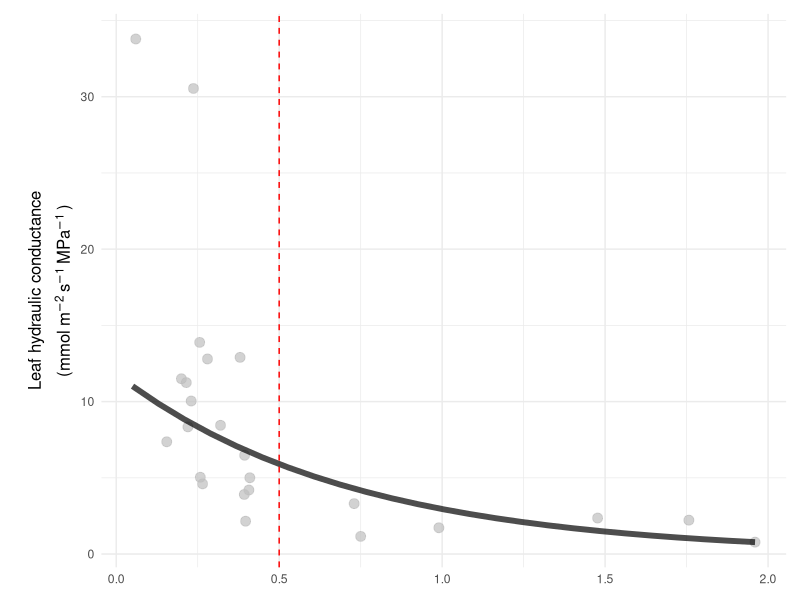
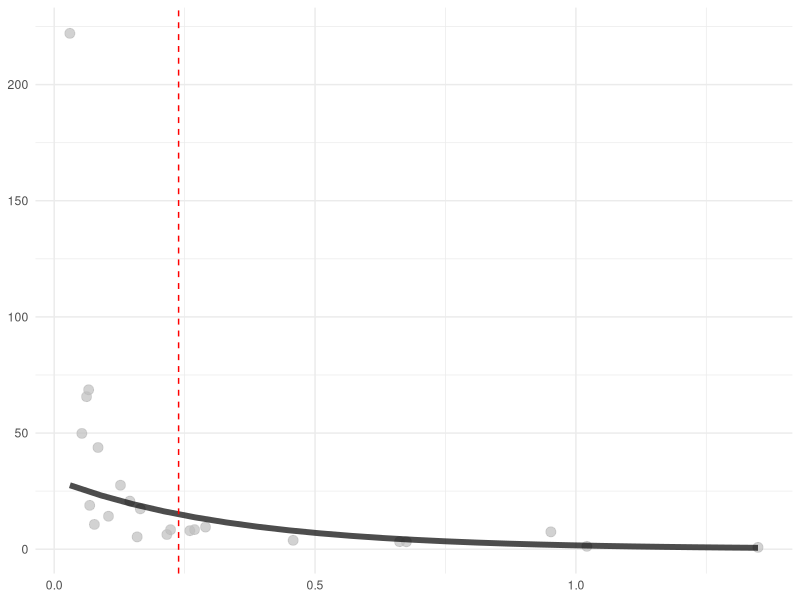
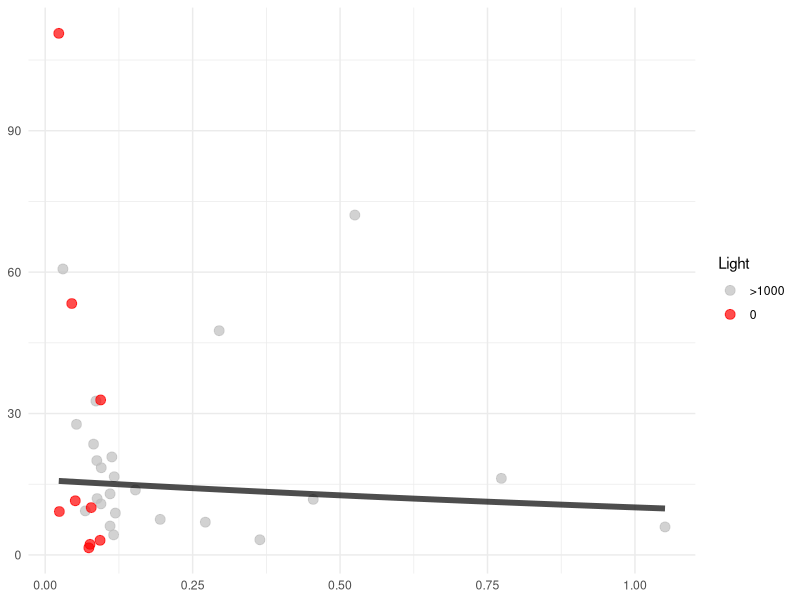
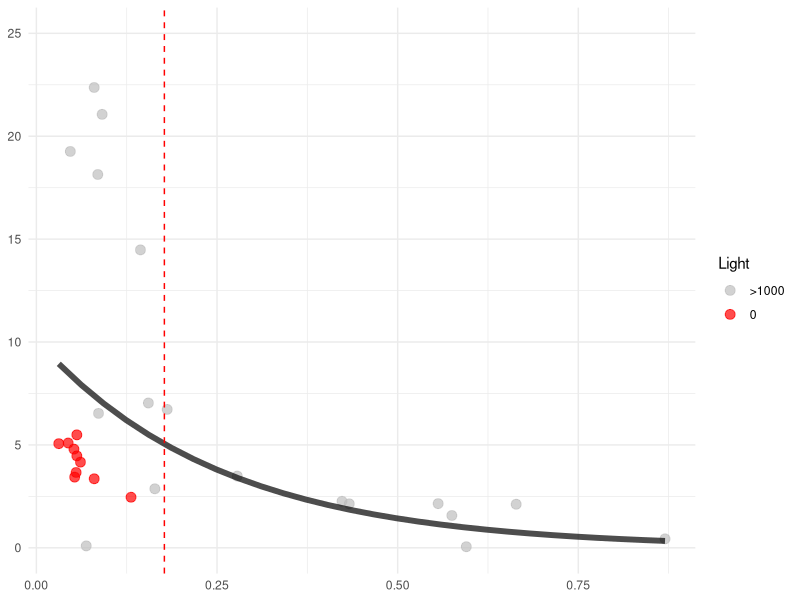
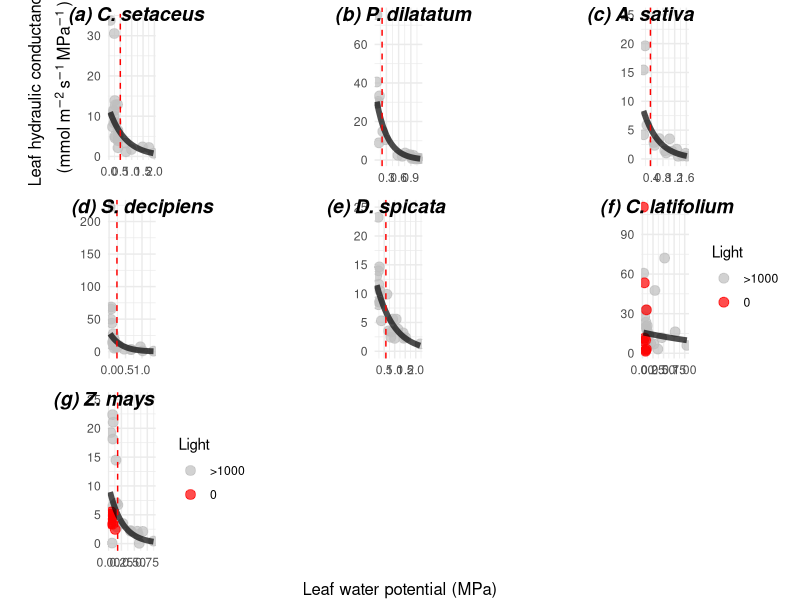
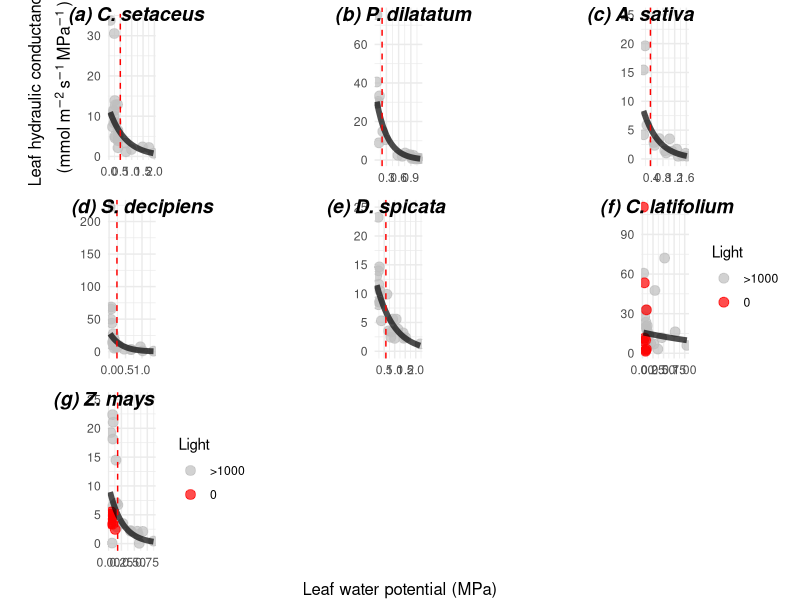

Recreate these plots in R, in order. (Note: this script raises an error after producing the figures.)
## ---- chunk 1
library(readxl)
library(ggplot2)
library(tidyr)
library(dplyr)
library(lme4)
library(ggpubr)
## ---- chunk 2

CESE_Kleaf <-  read_excel("data/Kleaf_Karli_Marion_CESE.xlsx", sheet = "CESE")

## ---- chunk 3
dim(CESE_Kleaf)
#[1] 29 31
 CESE_Kleaf_clean <- CESE_Kleaf %>% 
  filter(Specie == "CESE")
dim(CESE_Kleaf_clean)
#[1] 28 31
CESE_Kleaf_clean2 <- CESE_Kleaf_clean %>% 
  filter(Notes != "cv too high")
dim(CESE_Kleaf_clean2)
#[1]  25 31
## ---- chunk 4
#log model: y = a+b * log(x)
#a expected value when x is 1 

logmodel <- lm(CESE_Kleaf_clean2$`Kleaf Tcorr (mmol m-2 s-1 MPa-1)` ~ log(CESE_Kleaf_clean2$`Lowest Psileaf (Mpa)`))
summary(logmodel)
#look at the estimates

# fitted model : y = -2.455 - 11.964 * ln(x)
#but: Multiple R-squared:  0.5678 but is not a strong model
# p-value: 2.131e-05 and model is significant

#expo model
expomodel <- lm(CESE_Kleaf_clean2$`Kleaf Tcorr (mmol m-2 s-1 MPa-1)` ~ exp(CESE_Kleaf_clean2$`Lowest Psileaf (Mpa)`))
summary(expomodel)

#other log model like article
logmodel_adjusted <- nls(`Kleaf Tcorr (mmol m-2 s-1 MPa-1)` ~ a / (1 + b * log(`Lowest Psileaf (Mpa)`)),
                          data = CESE_Kleaf_clean2,
                          start = list(a = 1, b = 1))
summary(logmodel_adjusted)
# Estimate Std. Error t value Pr(>|t|)    
#a  0.03600    0.39717   0.091    0.929    
#b  1.03063

#E(y)=αeβx+θ
#help from https://rpubs.com/mengxu/exponential-model
#constant thetha = 0 because data as x increases is 0~, thetha is the stabilizing trend over as x increases.

#Prepare fitting a nonlinear model
# Estimate the rest parameters using a linear model
model.0 <- lm(log(`Kleaf Tcorr (mmol m-2 s-1 MPa-1)`) ~ `Lowest Psileaf (Mpa)`, data=CESE_Kleaf_clean2)  
summary(model.0)
alpha.0.CESE <- exp(coef(model.0)[1])
beta.0.CESE <- coef(model.0)[2]

list(alpha = alpha.0.CESE, beta = beta.0.CESE)

x_seq.CESE <- seq(min(CESE_Kleaf_clean2$`Lowest Psileaf (Mpa)`), max(CESE_Kleaf_clean2$`Lowest Psileaf (Mpa)`), length.out = length(CESE_Kleaf_clean2$`Lowest Psileaf (Mpa)`))
y_model <-  11.80257 * exp( -1.38641  * x_seq.CESE )

# Calculate Ψleaf at 50% loss of Kleaf
Psi_leaf_50.cese <- log(0.5) / beta.0.CESE[[1]]
Psi_leaf_50.cese
## ---- chunk 5
# Create a sequence of x values for the regression line from excel
x_seq.CESE <- seq(min(CESE_Kleaf_clean2$`Lowest Psileaf (Mpa)`), max(CESE_Kleaf_clean2$`Lowest Psileaf (Mpa)`), length.out = length(CESE_Kleaf_clean2$`Lowest Psileaf (Mpa)`))
y_seq <- -7.93 * log(x_seq.CESE) + 0.4043

# Create a sequence of x values for the regression line from what i found in R
y_log <- - 11.964 * log(x_seq.CESE) -2.455

#other model 
#a / (1 + b * log(`Lowest Psileaf (Mpa)`))
y_log2 <- 0.03600/ 1+ 1.03063 * log(x_seq.CESE)

#other model
y_model <-  11.80257 * exp( -1.38641  * x_seq.CESE)



CESE_Kleaf_clean2$Individual <- as.factor(CESE_Kleaf_clean2$Individual)

CESE.plot <- CESE_Kleaf_clean2 %>%
  ggplot()+
  aes(x=`Lowest Psileaf (Mpa)`, y=`Kleaf Tcorr (mmol m-2 s-1 MPa-1)`, color=Individual)+
  geom_point(color ='gray', size= 3, alpha = 0.7)+
  labs(
    x = "Leaf water potential (MPa)",
     y = bquote(atop("Leaf hydraulic conductance","(mmol"~m^{-2}~s^{-1}~ MPa^{-1}~")"))
  )+
  theme_minimal()+
  theme(axis.title.x = element_blank(), axis.title.y = element_text(size =12))+
#geom_line(aes(x = x_seq, y = y_seq), color = "green") +
 #geom_line(aes(x = x_seq, y = y_log), color = "red")+
#  geom_line(aes(x = x_seq, y = y_log2), color = "black") +#pas du tout!
geom_line(aes(x = x_seq.CESE, y = y_model), color = 'black', size=2, alpha=0.7)+
  theme(
    plot.margin = margin(t = 10, r = 10, b = 10, l = 20)  # adjust margins
  )+
  geom_vline(xintercept = Psi_leaf_50.cese, linetype = "dashed", color = 'red')
  
CESE.plot
## ---- chunk 6

PADI_Kleaf <-  read_excel("data/Kleaf_Karli_Marion_CESE.xlsx", sheet = "PADI")

## ---- chunk 7
dim(PADI_Kleaf)
#[1] 22 31
 PADI_Kleaf_clean <- PADI_Kleaf %>% 
  filter(Specie == "PADI") %>%
   drop_na(`Psileaf_fin (Mpa)`)
dim(PADI_Kleaf_clean)
#[1] 23 31



## ---- chunk 8
#E(y)=αeβx+θ
#help from https://rpubs.com/mengxu/exponential-model
#constant thetha = 0 because data as x increases is 0~, thetha is the stabilizing trend over as x increases.

#Prepare fitting a nonlinear model
# Estimate the rest parameters using a linear model
model.0.padi<- lm(log(`Kleaf Tcorr (mmol m-2 s-1 MPa-1)`) ~ `Lowest Psileaf (Mpa)`, data=PADI_Kleaf_clean)  
summary(model.0.padi)
alpha.0.padi <- exp(coef(model.0.padi)[1])
beta.0.padi <- coef(model.0.padi)[2]

list(alpha = alpha.0.padi, beta = beta.0.padi)

# Create a sequence of x values for the regression line from excel
x_seq.padi <- seq(min(PADI_Kleaf_clean$`Lowest Psileaf (Mpa)`), max(PADI_Kleaf_clean$`Lowest Psileaf (Mpa)`), length.out = length(PADI_Kleaf_clean$`Lowest Psileaf (Mpa)`))

#output model
y_model.padi <-  37.95466   * exp(-3.568469   * x_seq.padi ) #replace here

# Calculate Ψleaf at 50% loss of Kleaf
Psi_leaf_50.padi <- log(0.5) / beta.0.padi[[1]]
Psi_leaf_50.padi
## ---- chunk 9
PADI_Kleaf_clean$Individual <- as.factor(PADI_Kleaf_clean$Individual)
PADI.plot <-PADI_Kleaf_clean %>%
  ggplot()+
  aes(x=`Lowest Psileaf (Mpa)`, y=`Kleaf Tcorr (mmol m-2 s-1 MPa-1)`, color=Individual)+
  geom_point(color ='gray', size= 3, alpha = 0.7)+
  labs(
    x = "Leaf water potential (MPa)",
    y = "Leaf hydraulic conductance (mmol m-2 s-1 MPa-1)"
  )+
  theme_minimal()+
  theme(axis.title.x = element_blank())+
  theme(axis.title.y = element_blank())+
geom_line(aes(x = x_seq.padi, y = y_model.padi), color = 'black', size=2, alpha=0.7)+
  geom_vline(xintercept = Psi_leaf_50.padi, linetype ="dashed", color = 'red')
#+
 #  annotate(geom='text',x=0.5,y=30,label="y = 37.95 * exp(-3.57 x)",fontface='bold', size=6)
## ---- chunk 10

AVSA_Kleaf <-  read_excel("data/Kleaf_Karli_Marion_CESE.xlsx", sheet = "AVSA")

## ---- chunk 11
dim(AVSA_Kleaf)
#[1] 22 31
 AVSA_Kleaf_clean <- AVSA_Kleaf %>% 
  filter(Specie == "AVSA") %>%
   drop_na(`Psileaf_fin (Mpa)`) %>%
   drop_na(`Kleaf Tcorr (mmol m-2 s-1 MPa-1)`)
dim(AVSA_Kleaf_clean)




## ---- chunk 12
#E(y)=αeβx+θ
#help from https://rpubs.com/mengxu/exponential-model
#constant thetha = 0 because data as x increases is 0~, thetha is the stabilizing trend over as x increases.

#Prepare fitting a nonlinear model
# Estimate the rest parameters using a linear model
model.0.AVSA<- lm(log(`Kleaf Tcorr (mmol m-2 s-1 MPa-1)`) ~ `Lowest Psileaf (Mpa)`, data=AVSA_Kleaf_clean)  
summary(model.0.AVSA)
alpha.0.AVSA <- exp(coef(model.0.AVSA)[1])
beta.0.AVSA <- coef(model.0.AVSA)[2]

list(alpha = alpha.0.AVSA, beta = beta.0.AVSA)

# Create a sequence of x values for the regression line from excel
x_seq.AVSA <- seq(min(AVSA_Kleaf_clean$`Lowest Psileaf (Mpa)`), max(AVSA_Kleaf_clean$`Lowest Psileaf (Mpa)`), length.out = length(AVSA_Kleaf_clean$`Lowest Psileaf (Mpa)`))

#output model
y_model.AVSA <-   10.60017    * exp(-1.879197   * x_seq.AVSA ) 

# Calculate Ψleaf at 50% loss of Kleaf
Psi_leaf_50.avsa <- log(0.5) / beta.0.AVSA[[1]]
Psi_leaf_50.avsa
## ---- chunk 13
AVSA_Kleaf_clean$Individual <- as.factor(AVSA_Kleaf_clean$Individual)

AVSA.plot <- AVSA_Kleaf_clean %>%
  ggplot()+
  aes(x=`Lowest Psileaf (Mpa)`, y=`Kleaf Tcorr (mmol m-2 s-1 MPa-1)`, color=Individual)+
  geom_point(color ='gray', size= 3, alpha = 0.7)+
  #labs(
   # x = "Leaf water potential (MPa)",
    #y = "Leaf hydraulic conductance (mmol m-2 s-1 MPa-1)"
  #)+
  theme_minimal()+
  theme(axis.title.x = element_blank())+
  theme(axis.title.y = element_blank())+
geom_line(aes(x = x_seq.AVSA, y = y_model.AVSA), color = 'black', size=2, alpha=0.7)+
  ylim(0,25)+
   geom_vline(xintercept = Psi_leaf_50.avsa, linetype = "dashed", color = 'red')
   #annotate(geom='text',x=0.5,y=30,label="y = 37.95 * exp(-3.57 x)",fontface='bold', size=6)
## ---- chunk 14

STDE_Kleaf <-  read_excel("data/Kleaf_Karli_Marion_CESE.xlsx", sheet = "STDE")

## ---- chunk 15
dim(STDE_Kleaf)
#[1] 22 31
 STDE_Kleaf_clean <- STDE_Kleaf %>% 
  filter(Specie == "STDE") %>%
   drop_na(`Psileaf_fin (Mpa)`) %>%
   drop_na(`Kleaf Tcorr (mmol m-2 s-1 MPa-1)`)
dim(STDE_Kleaf_clean)




## ---- chunk 16
#E(y)=αeβx+θ
#help from https://rpubs.com/mengxu/exponential-model
#constant thetha = 0 because data as x increases is 0~, thetha is the stabilizing trend over as x increases.

#Prepare fitting a nonlinear model
# Estimate the rest parameters using a linear model
model.0.STDE<- lm(log(`Kleaf Tcorr (mmol m-2 s-1 MPa-1)`) ~ `Lowest Psileaf (Mpa)`, data=STDE_Kleaf_clean)  
summary(model.0.STDE)
alpha.0.STDE <- exp(coef(model.0.STDE)[1])
beta.0.STDE <- coef(model.0.STDE)[2]

list(alpha = alpha.0.STDE, beta = beta.0.STDE)

# Create a sequence of x values for the regression line from excel
x_seq.STDE <- seq(min(STDE_Kleaf_clean$`Lowest Psileaf (Mpa)`), max(STDE_Kleaf_clean$`Lowest Psileaf (Mpa)`), length.out = length(STDE_Kleaf_clean$`Lowest Psileaf (Mpa)`))

#output model
y_model.STDE <-   alpha.0.STDE[[1]]   * exp(beta.0.STDE[[1]]  * x_seq.STDE ) 

# Calculate Ψleaf at 50% loss of Kleaf
Psi_leaf_50.STDE <- log(0.5) / beta.0.STDE[[1]]
Psi_leaf_50.STDE
## ---- chunk 17
STDE_Kleaf_clean$Individual <- as.factor(STDE_Kleaf_clean$Individual)

STDE.plot <- STDE_Kleaf_clean %>%
  ggplot()+
  aes(x=`Lowest Psileaf (Mpa)`, y=`Kleaf Tcorr (mmol m-2 s-1 MPa-1)`, color=Individual)+
  geom_point(color ='gray', size= 3, alpha = 0.7)+
  #labs(
   # x = "Leaf water potential (MPa)",
    #y = "Leaf hydraulic conductance (mmol m-2 s-1 MPa-1)"
  #)+
  theme_minimal()+
  theme(axis.title.x = element_blank())+
  theme(axis.title.y = element_blank())+
geom_line(aes(x = x_seq.STDE, y = y_model.STDE), color = 'black', size=2, alpha=0.7)+
  #ylim(0,25)
   geom_vline(xintercept = Psi_leaf_50.STDE, linetype = "dashed", color = 'red')
   #annotate(geom='text',x=0.5,y=30,label="y = 37.95 * exp(-3.57 x)",fontface='bold', size=6)

STDE.plot
## ---- chunk 18

DASP_Kleaf <-  read_excel("data/Kleaf_Karli_Marion_CESE.xlsx", sheet = "DASP")

## ---- chunk 19
dim(DASP_Kleaf)
#[1] 22 31
 DASP_Kleaf_clean <- DASP_Kleaf %>% 
  filter(Specie == "DASP") %>%
   drop_na(`Psileaf_fin (Mpa)`) %>%
   drop_na(`Kleaf Tcorr (mmol m-2 s-1 MPa-1)`)
dim(DASP_Kleaf_clean)




## ---- chunk 20
#E(y)=αeβx+θ
#help from https://rpubs.com/mengxu/exponential-model
#constant thetha = 0 because data as x increases is 0~, thetha is the stabilizing trend over as x increases.

#Prepare fitting a nonlinear model
# Estimate the rest parameters using a linear model
model.0.DASP<- lm(log(`Kleaf Tcorr (mmol m-2 s-1 MPa-1)`) ~ `Lowest Psileaf (Mpa)`, data=DASP_Kleaf_clean)  
summary(model.0.DASP)
alpha.0.DASP <- exp(coef(model.0.DASP)[1])
beta.0.DASP <- coef(model.0.DASP)[2]

list(alpha = alpha.0.DASP, beta = beta.0.DASP)

# Create a sequence of x values for the regression line from excel
x_seq.DASP <- seq(min(DASP_Kleaf_clean$`Lowest Psileaf (Mpa)`), max(DASP_Kleaf_clean$`Lowest Psileaf (Mpa)`), length.out = length(DASP_Kleaf_clean$`Lowest Psileaf (Mpa)`))

#output model
y_model.DASP <-    alpha.0.DASP[[1]]   * exp(beta.0.DASP[[1]]  * x_seq.DASP ) 

# Calculate Ψleaf at 50% loss of Kleaf
Psi_leaf_50.DASP <- log(0.5) / beta.0.DASP[[1]]
Psi_leaf_50.DASP
## ---- chunk 21
DASP_Kleaf_clean$Individual <- as.factor(DASP_Kleaf_clean$Individual)

DASP.plot <- DASP_Kleaf_clean %>%
  ggplot()+
  aes(x=`Lowest Psileaf (Mpa)`, y=`Kleaf Tcorr (mmol m-2 s-1 MPa-1)`, color=Individual)+
  geom_point(color ='gray', size= 3, alpha = 0.7)+
  #labs(
   # x = "Leaf water potential (MPa)",
    #y = "Leaf hydraulic conductance (mmol m-2 s-1 MPa-1)"
  #)+
  theme_minimal()+
  theme(axis.title.x = element_blank())+
  theme(axis.title.y = element_blank())+
geom_line(aes(x = x_seq.DASP, y = y_model.DASP), color = 'black', size=2, alpha=0.7)+
  ylim(0,25)+
   geom_vline(xintercept = Psi_leaf_50.DASP, linetype = "dashed", color = 'red')
   #annotate(geom='text',x=0.5,y=30,label="y = 37.95 * exp(-3.57 x)",fontface='bold', size=6)
## ---- chunk 22

CHLA_Kleaf <-  read_excel("data/Kleaf_Karli_Marion_CESE.xlsx", sheet = "CHLA")

## ---- chunk 23
dim(CHLA_Kleaf)
#[1] 22 31
 CHLA_Kleaf_clean <- CHLA_Kleaf %>% 
  filter(Specie == "CHLA") %>%
   drop_na(`Psileaf_fin (Mpa)`) %>%
   drop_na(`Kleaf Tcorr (mmol m-2 s-1 MPa-1)`)
dim(CHLA_Kleaf_clean)

#discard row/individual if values between two initial potentials is greater than 0.1 MPa; column `Psileaf_ini_1 (Mpa)` and column `Psileaf_ini_2 (Mpa)`

CHLA_Kleaf_clean2 <- CHLA_Kleaf_clean %>% 
  filter(is.na(`Psileaf_ini_1 (Mpa)`) | abs(`Psileaf_ini_1 (Mpa)` - `Psileaf_ini_2 (Mpa)`) <= 0.1)
dim(CHLA_Kleaf_clean2)

CHLA_Kleaf_clean <- CHLA_Kleaf_clean2
## ---- chunk 24
#E(y)=αeβx+θ
#help from https://rpubs.com/mengxu/exponential-model
#constant thetha = 0 because data as x increases is 0~, thetha is the stabilizing trend over as x increases.

#Prepare fitting a nonlinear model
# Estimate the rest parameters using a linear model
model.0.CHLA<- lm(log(`Kleaf Tcorr (mmol m-2 s-1 MPa-1)`) ~ `Lowest Psileaf (Mpa)`, data=CHLA_Kleaf_clean %>% filter (Light != 0))  
summary(model.0.CHLA)
alpha.0.CHLA <- exp(coef(model.0.CHLA)[1])
beta.0.CHLA <- coef(model.0.CHLA)[2]

list(alpha = alpha.0.CHLA, beta = beta.0.CHLA)

# Create a sequence of x values for the regression line from excel
x_seq.CHLA <- seq(min(CHLA_Kleaf_clean$`Lowest Psileaf (Mpa)`), max(CHLA_Kleaf_clean$`Lowest Psileaf (Mpa)`), length.out = length(CHLA_Kleaf_clean$`Lowest Psileaf (Mpa)`))

#output model
y_model.CHLA <-   alpha.0.CHLA[[1]]   * exp(beta.0.CHLA[[1]]  * x_seq.CHLA ) 

# Calculate Ψleaf at 50% loss of Kleaf
Psi_leaf_50.CHLA <- log(0.5) / beta.0.CHLA[[1]]
Psi_leaf_50.CHLA
## ---- chunk 25
CHLA_Kleaf_clean$Individual <- as.factor(CHLA_Kleaf_clean$Individual)
CHLA_Kleaf_clean$Light <- as.factor(CHLA_Kleaf_clean$Light)

CHLA.plot <- CHLA_Kleaf_clean %>%
 #filter(Date == "11272024") %>%
  ggplot()+
  aes(x=`Lowest Psileaf (Mpa)`, y=`Kleaf Tcorr (mmol m-2 s-1 MPa-1)`, color=Light)+
  geom_point(size= 3, alpha = 0.7)+
   scale_color_manual(values = c('gray', 'red'))+
  #labs(
   # x = "Leaf water potential (MPa)",
    #y = "Leaf hydraulic conductance (mmol m-2 s-1 MPa-1)"
  #)+
  theme_minimal()+
  theme(axis.title.x = element_blank())+
  theme(axis.title.y = element_blank())+
geom_line(aes(x = x_seq.CHLA, y = y_model.CHLA), color = 'black', size=2, alpha=0.7)
  #ylim(0,25)
 #  geom_vline(xintercept = Psi_leaf_50.CHLA, linetype = "dashed", color = 'red')
   #annotate(geom='text',x=0.5,y=30,label="y = 37.95 * exp(-3.57 x)",fontface='bold', size=6)

CHLA.plot
## ---- chunk 26

ZEMA_Kleaf <-  read_excel("data/Kleaf_Karli_Marion_CESE.xlsx", sheet = "ZEMA")
## ---- chunk 27
dim(ZEMA_Kleaf)
#[1] 22 31
 ZEMA_Kleaf_clean <- ZEMA_Kleaf %>% 
  filter(Specie == "ZEMA") %>%
   drop_na(`Psileaf_fin (Mpa)`) %>%
   drop_na(`Kleaf Tcorr (mmol m-2 s-1 MPa-1)`)
dim(ZEMA_Kleaf_clean)




## ---- chunk 28
#E(y)=αeβx+θ
#help from https://rpubs.com/mengxu/exponential-model
#constant thetha = 0 because data as x increases is 0~, thetha is the stabilizing trend over as x increases.

#Prepare fitting a nonlinear model
# Estimate the rest parameters using a linear model
model.0.ZEMA<- lm(log(`Kleaf Tcorr (mmol m-2 s-1 MPa-1)`) ~ `Lowest Psileaf (Mpa)`, data=ZEMA_Kleaf_clean %>% filter (Light != 0))  
summary(model.0.ZEMA)
alpha.0.ZEMA <- exp(coef(model.0.ZEMA)[1])
beta.0.ZEMA <- coef(model.0.ZEMA)[2]

list(alpha = alpha.0.ZEMA, beta = beta.0.ZEMA)

# Create a sequence of x values for the regression line from excel
x_seq.ZEMA <- seq(min(ZEMA_Kleaf_clean$`Lowest Psileaf (Mpa)`), max(ZEMA_Kleaf_clean$`Lowest Psileaf (Mpa)`), length.out = length(ZEMA_Kleaf_clean$`Lowest Psileaf (Mpa)`))

#output model
y_model.ZEMA <-   alpha.0.ZEMA[[1]]   * exp(beta.0.ZEMA[[1]]  * x_seq.ZEMA ) 

# Calculate Ψleaf at 50% loss of Kleaf
Psi_leaf_50.ZEMA <- log(0.5) / beta.0.ZEMA[[1]]
Psi_leaf_50.ZEMA
## ---- chunk 29
ZEMA_Kleaf_clean$Individual <- as.factor(ZEMA_Kleaf_clean$Individual)
ZEMA_Kleaf_clean$Light <- as.factor(ZEMA_Kleaf_clean$Light)

ZEMA.plot <- ZEMA_Kleaf_clean %>%
  ggplot()+
  aes(x=`Lowest Psileaf (Mpa)`, y=`Kleaf Tcorr (mmol m-2 s-1 MPa-1)`, color=Light)+
  geom_point(size= 3, alpha = 0.7)+
  scale_color_manual(values = c('gray', 'red'))+
  #labs(
   # x = "Leaf water potential (MPa)",
    #y = "Leaf hydraulic conductance (mmol m-2 s-1 MPa-1)"
  #)+
  theme_minimal()+
  theme(axis.title.x = element_blank())+
  theme(axis.title.y = element_blank())+
geom_line(aes(x = x_seq.ZEMA, y = y_model.ZEMA), color = 'black', size=2, alpha=0.7)+
  ylim(0,25)+
   geom_vline(xintercept = Psi_leaf_50.ZEMA, linetype = "dashed", color = 'red')
   #annotate(geom='text',x=0.5,y=30,label="y = 37.95 * exp(-3.57 x)",fontface='bold', size=6)
ZEMA.plot
## ---- chunk 30

Kleaf.plots <- ggarrange(CESE.plot, PADI.plot, AVSA.plot, 
STDE.plot, DASP.plot, CHLA.plot, ZEMA.plot, nrow=3, ncol=3, labels = c("(a) C. setaceus", "(b) P. dilatatum", "(c) A. sativa", "(d) S. decipiens", "(e) D. spicata", "(f) C. latifolium", "(g) Z. mays "), font.label = list(face="bold.italic"), align = "v")

Kleaf.plots <- annotate_figure(
  Kleaf.plots,
  bottom = text_grob("Leaf water potential (MPa)", size = 12)
)

Kleaf.plots

ggsave(filename = "Kleaf_plots.jpg", plot = Kleaf.plots, path = "result", width = 10, height = 6)
## ---- chunk 31
# Calculate kmax (average Kleaf for Psileaf = 0 to -0.3 MPa)
# Select x values between 0 and -0.3 MPa
x_filtered.CESE <- x_seq.CESE[x_seq.CESE <= 0.3 & x_seq.CESE >= 0]
x_filtered.PADI <- x_seq.padi[x_seq.padi <= 0.3 & x_seq.padi >= 0]
x_filtered.AVSA <- x_seq.AVSA[x_seq.AVSA <= 0.3 & x_seq.AVSA >= 0]
x_filtered.STDE <- x_seq.STDE[x_seq.STDE <= 0.3 & x_seq.STDE >= 0]
x_filtered.DASP <- x_seq.DASP[x_seq.DASP <= 0.3 & x_seq.DASP >= 0]
x_filtered.CHLA <- x_seq.CHLA[x_seq.CHLA <= 0.3 & x_seq.CHLA >= 0]
x_filtered.ZEMA <- x_seq.ZEMA[x_seq.ZEMA <= 0.3 & x_seq.ZEMA >= 0]


# Compute the corresponding y values
y_filtered.CESE <- alpha.0.CESE * exp(beta.0.CESE * x_filtered.CESE)

y_filtered.PADI <- alpha.0.padi * exp(beta.0.padi * x_filtered.PADI)

y_filtered.AVSA <- alpha.0.AVSA * exp(beta.0.AVSA * x_filtered.AVSA)

y_filtered.STDE <- alpha.0.STDE * exp(beta.0.STDE * x_filtered.STDE)

y_filtered.DASP <- alpha.0.DASP * exp(beta.0.DASP * x_filtered.DASP)

y_filtered.CHLA <- alpha.0.CHLA * exp(beta.0.CHLA * x_filtered.CHLA)

y_filtered.ZEMA <- alpha.0.ZEMA * exp(beta.0.ZEMA * x_filtered.ZEMA)

# Calculate the average of Kleaf in the selected range
kmax.CESE <- mean(y_filtered.CESE)
kmax.PADI <- mean(y_filtered.PADI)
kmax.AVSA <- mean(y_filtered.AVSA)
kmax.STDE <- mean(y_filtered.STDE)
kmax.DASP <- mean(y_filtered.DASP)
kmax.CHLA <- mean(y_filtered.CHLA)
kmax.ZEMA <- mean(y_filtered.ZEMA)

kmax.AVSA
kmax.CESE
kmax.CHLA
kmax.DASP
kmax.PADI
kmax.STDE
kmax.ZEMA

## ---- chunk 32
# Calculate kmax (average Kleaf for Psileaf = 0 to -0.3 MPa)
# Select x values between 0 and -0.3 MPa
filtered.CESE <- y_seq.CESE[x_seq.CESE <= 0.3 & x_seq.CESE >= 0]
filtered.PADI <- y_seq.padi[x_seq.padi <= 0.3 & x_seq.padi >= 0]
filtered.AVSA <- y_seq.AVSA[x_seq.AVSA <= 0.3 & x_seq.AVSA >= 0]
filtered.STDE <- y_seq.STDE[x_seq.STDE <= 0.3 & x_seq.STDE >= 0]
filtered.DASP <- y_seq.DASP[x_seq.DASP <= 0.3 & x_seq.DASP >= 0]
filtered.CHLA <- y_seq.CHLA[x_seq.CHLA <= 0.3 & x_seq.CHLA >= 0]
filtered.ZEMA <- ZEMA_Kleaf_clean$`Kleaf Tcorr (mmol m-2 s-1 MPa-1)`[x_seq.ZEMA <= 0.3 & x_seq.ZEMA >= 0]


# Compute the corresponding y values
y_filtered.CESE <- alpha.0.CESE * exp(beta.0.CESE * x_filtered.CESE)

y_filtered.PADI <- alpha.0.padi * exp(beta.0.padi * x_filtered.PADI)

y_filtered.AVSA <- alpha.0.AVSA * exp(beta.0.AVSA * x_filtered.AVSA)

y_filtered.STDE <- alpha.0.STDE * exp(beta.0.STDE * x_filtered.STDE)

y_filtered.DASP <- alpha.0.DASP * exp(beta.0.DASP * x_filtered.DASP)

y_filtered.CHLA <- alpha.0.CHLA * exp(beta.0.CHLA * x_filtered.CHLA)

y_filtered.ZEMA <- alpha.0.ZEMA * exp(beta.0.ZEMA * x_filtered.ZEMA)

# Calculate the average of Kleaf in the selected range
kmax.CESE <- mean(y_filtered.CESE)
kmax.PADI <- mean(y_filtered.PADI)
kmax.AVSA <- mean(y_filtered.AVSA)
kmax.STDE <- mean(y_filtered.STDE)
kmax.DASP <- mean(y_filtered.DASP)
kmax.CHLA <- mean(y_filtered.CHLA)
kmax.ZEMA <- mean(filtered.ZEMA)

kmax.AVSA
kmax.CESE
kmax.CHLA
kmax.DASP
kmax.PADI
kmax.STDE
kmax.ZEMA
